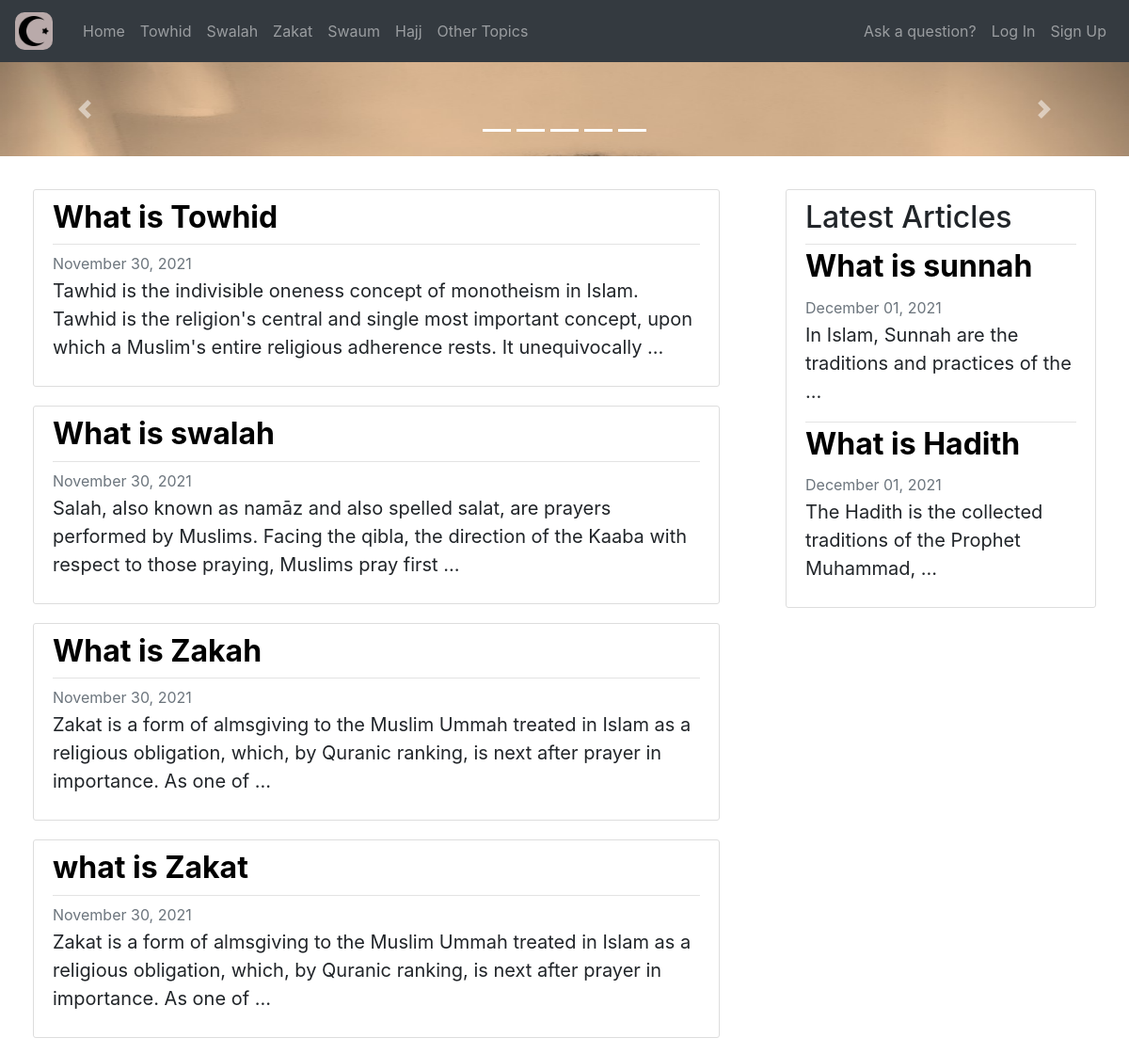
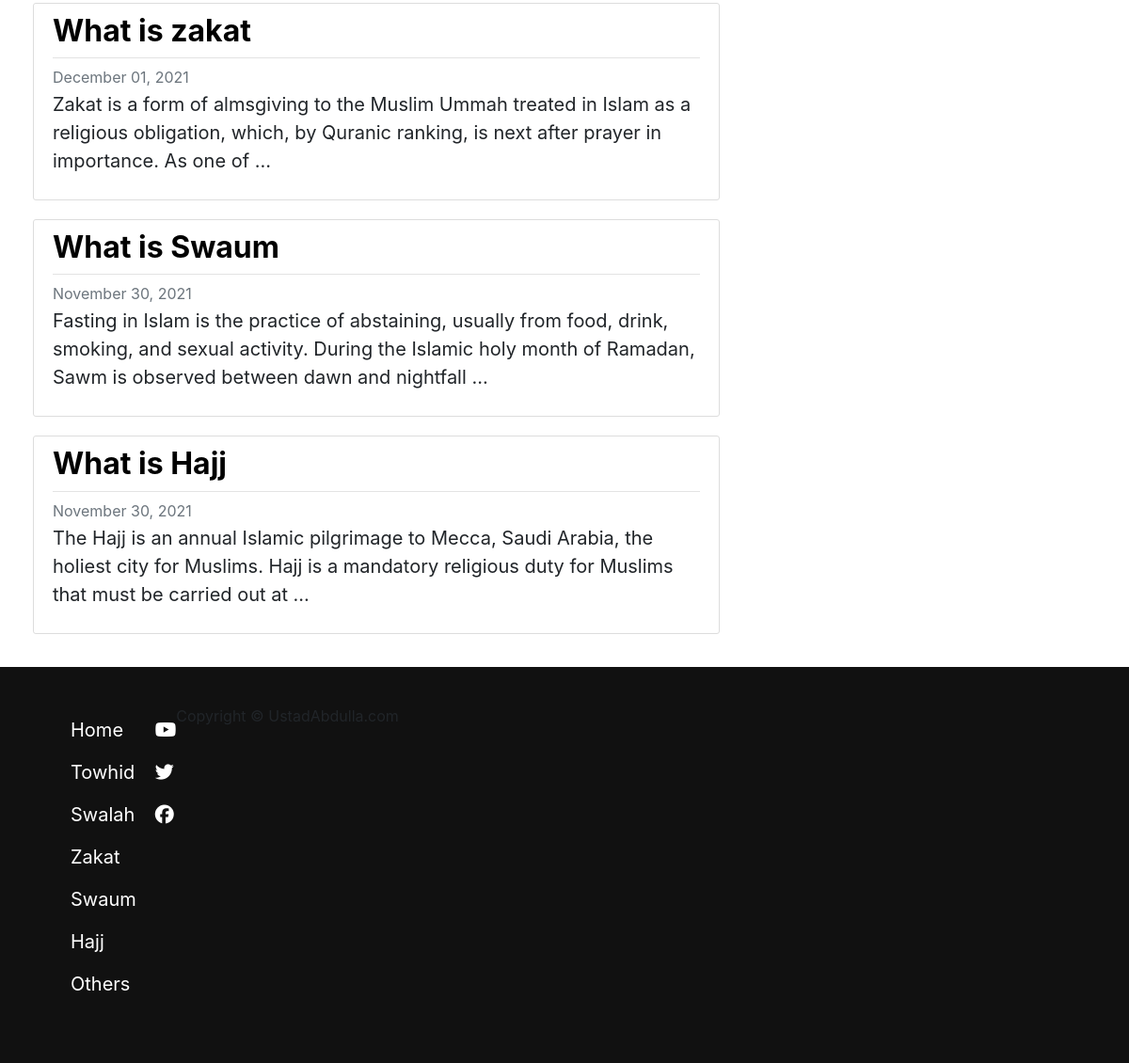
/home/, run on the app's committed database (2 pictures, top to bottom).
### home/models.py (models this page shows, shortened)
class CouresalImage(models.Model):
    image = models.ImageField(blank=True, unique=True)
    title = models.CharField(max_length=100, null=True)
    description = models.TextField(null=True)

class Towhid_Post(models.Model):
    title = models.CharField(max_length=50)
    slug = models.SlugField(null=True)
    content = models.TextField()
    date_posted = models.DateTimeField(default=timezone.now)

class Swalah_Posts(models.Model):
    title = models.CharField(max_length=50)
    slug = models.SlugField(null=True)
    content = models.TextField()
    date_posted = models.DateTimeField(default=timezone.now)

class Zakat_Posts(models.Model):
    title = models.CharField(max_length=50)
    slug = models.SlugField(null=True)
    content = models.TextField()
    date_posted = models.DateTimeField(default=timezone.now)

class Swaum_Posts(models.Model):
    title = models.CharField(max_length=50)
    slug = models.SlugField(null=True)
    content = models.TextField()
    date_posted = models.DateTimeField(default=timezone.now)

class Hajj_Posts(models.Model):
    title = models.CharField(max_length=50)
    slug = models.SlugField(null=True)
    content = models.TextField()
    date_posted = models.DateTimeField(default=timezone.now)

class Article_Post(models.Model):
    title = models.CharField(max_length=50)
    slug = models.SlugField(null=True)
    content = models.TextField()
    date_posted = models.DateTimeField(default=timezone.now)

### home/views.py (the view)
# urls.py: path('', views.home, name='home'),
def home(request):
     articles = Article_Post.objects.all()
     towhid = Towhid_Post.objects.all().order_by('-id')
     swalah = Swalah_Posts.objects.all().order_by('-id')
     zakat = Zakat_Posts.objects.all().order_by('-id')
     swaum = Swaum_Posts.objects.all().order_by('-id')
     hajj = Hajj_Posts.objects.all().order_by('-id')
     paginate_by = 10
     images = CouresalImage.objects.all()
     my_context = {
          'obj': towhid,
          'swalah': swalah,
          'zakat': zakat,
          'swaum': swaum,
          'hajj': hajj,
          'images': images,
          'articles': articles
     }
     ordering = 'date_posted'
     return render(request, 'home/home.html', my_context)

### home/templates/home/home.html (shortened to what this page needs)
{% extends 'base.html' %}
{% load static  %}
{% block css_files %}
<link rel="stylesheet" href="{% static 'home/style.css' %}">
{% endblock %}
        {% block content %}
        <div id="carouselExampleCaptions" class="carousel slide" data-bs-ride="carousel">
            <ul class="carousel-indicators">
                {% for image in images %}
                <li data-target="#carouselExampleCaptions" data-slide-to="{{image.id}}" class="active"></li>
                {% endfor %}
             </ul>
            <div class="carousel-inner carousels">
                {% for image in images reversed %}
                <div class=" carousel-item {% if forloop.counter0 == 0 %}active{% endif %}">
                    <img src="{{image.image.url}}" style="height:650px;" class="testi-overly d-block w-100 img-fluid" alt="sliderImg">
                </div>
                {% endfor %}
                <a class="carousel-control-prev" href="#carouselExampleCaptions" data-slide="prev">
                    <span class="carousel-control-prev-icon"></span>
                </a>
                <a class="carousel-control-next" href="#carouselExampleCaptions" data-slide="next">
                    <span class="carousel-control-next-icon"></span>
                </a>
            </div>
        </div>
        <div class="paragraphs">
            <div class="row">
                <div class="col-sm-12 col-xl-8">
                    <div>
                    {% for object in obj reversed %}
                    <article class="media content-section">
                      <div class="media-body">
                        <div class="article-metadata">
                          <h2><a class="article-title" href="{% url 'towhid-details' object.slug %}">{{ object.title }}</a></h2>
                        </div>
                        <small class="text-muted">{{ object.date_posted | date:"F d, Y" }}</small>
                        <p class="article-content">{{ object.content|truncatewords:30 }}</p>
                      </div>
                    </article>
                    {% endfor %}
                    {% for object in swalah reversed %}
                    <article class="media content-section">
                      <div class="media-body">
                        <div class="article-metadata">
                          <h2><a class="article-title" href="{% url 'swalah-details' object.slug %}">{{ object.title }}</a></h2>
                        </div>
                        <small class="text-muted">{{ object.date_posted | date:"F d, Y" }}</small>
                        <p class="article-content">{{ object.content|truncatewords:30 }}</p>
                      </div>
                    </article>
                    {% endfor %}
                    {% for object in zakat reversed %}
                    <article class="media content-section">
                      <div class="media-body">
                        <div class="article-metadata">
                          <h2><a class="article-title" href="{% url 'zakat-details' object.slug %}">{{ object.title }}</a></h2>
                        </div>
                        <small class="text-muted">{{ object.date_posted | date:"F d, Y" }}</small>
                        <p class="article-content">{{ object.content|truncatewords:30 }}</p>
                      </div>
                    </article>
                    {% endfor %}
                    {% for object in swaum reversed %}
                    <article class="media content-section">
                      <div class="media-body">
                        <div class="article-metadata">
                          <h2><a class="article-title" href="{% url 'swaum-details' object.slug %}">{{ object.title }}</a></h2>
                        </div>
                        <small class="text-muted">{{ object.date_posted | date:"F d, Y" }}</small>
                        <p class="article-content">{{ object.content|truncatewords:30 }}</p>
                      </div>
                    </article>
                    {% endfor %}
                    {% for object in hajj reversed %}
                    <article class="media content-section">
                      <div class="media-body">
                        <div class="article-metadata">
                          <h2><a class="article-title" href="{% url 'hajj-details' object.slug %}">{{ object.title }}</a></h2>
                        </div>
                        <small class="text-muted">{{ object.date_posted | date:"F d, Y" }}</small>
                        <p class="article-content">{{ object.content|truncatewords:30 }}</p>
                      </div>
                    </article>
                    {% endfor %}
                    </div>
                </div>
                <div class="col-sm-12 col-xl-4">
                    <div class="left content-section">
                        <h2>Latest Articles</h2>
                          {% for object in articles reversed %}
                            <article class="media">
                              <div class="media-body">
                                <div class="article-metadata">
                                </div>
                                <h2><a class="article-title" href="{% url 'home-article-detail' object.slug %}">{{ object.title }}</a></h2>
                                <small class="text-muted">{{ object.date_posted | date:"F d, Y" }}</small>
                                <p class="article-content">{{ object.content|truncatewords:10 }}</p>
                              </div>
                            </article>
                          {% endfor %}
                    </div>
                </div>
              </div>
        </div>
        {% endblock %}

### templates/base.html (shortened to what this page needs)
{% load static  %}
<!DOCTYPE html>
<html lang="en">
<head>
    <link rel="stylesheet" href="{% static 'base.css' %}">
    <link rel="stylesheet" href="https://cdnjs.cloudflare.com/ajax/libs/animate.css/4.1.1/animate.min.css" />
    <link rel="stylesheet" href="https://maxcdn.bootstrapcdn.com/bootstrap/4.5.2/css/bootstrap.min.css">
    {% block css_files %} {% endblock %}
</head>
<body>
        <nav class="navbar navbar-expand-md bg-dark navbar-dark ">
            <div class="navbar-brand mr-4">
                <img src="{% static 'home/rasul.png' %}" alt="Rasul" width="40" height="40" style="background-color: rgb(185, 170, 170); border-radius: 10px;">
            </div>
            <div class="collapse navbar-collapse" id="togglenav">
                <ul class="navbar-nav mr-auto">
                    <li class="nav-item"><a class="nav-link" href="{% url 'home' %}">Home</a></li>
                    <li class="nav-item"><a class="nav-link" href="{% url 'towhid' %}">Towhid</a></li>
                    <li class="nav-item"><a class="nav-link" href="{% url 'swalah' %}">Swalah</a></li>
                    <li class="nav-item"><a class="nav-link" href="{% url 'zakat' %}">Zakat</a></li>
                    <li class="nav-item"><a class="nav-link" href="{% url 'swaum' %}">Swaum</a></li>
                    <li class="nav-item"><a class="nav-link" href="{% url 'hajj' %}">Hajj</a></li>
                    <li class="nav-item"><a class="nav-link" href="{% url 'others' %}">Other Topics</a></li>
                </ul>
                <div class="navbar-nav ">
                  <ul class="navbar-nav mr-auto ">
                    {% if user.is_authenticated %}
                    <li class="nav-item "><a class="nav-link" href="{% url 'profile' %}">
                      <img class="rounded-circle account-img-profile" src="{{ user.profile.image.url }}">
                      </a></li>
                    <li class="nav-item pt-2"><a class="nav-link" href="{% url 'question' %}">Ask a question? </a></li>
                    <li class="nav-item pt-2"><a class="nav-link" href="{% url 'answer' %}">Answers</a></li>
                    <li class="nav-item pt-2"><a class="nav-link" href="{% url 'logout' %}">Logout</a></li>
                    {% else %}
                    <li class="nav-item"><a class="nav-link" href="{% url 'question' %}">Ask a question? </a></li>
                    <li class="nav-item"><a class="nav-link" href="{% url 'login' %}">Log In</a></li>
                    <li class="nav-item"><a class="nav-link" href="{% url 'register' %}">Sign Up</a></li>
                    {% endif %}
                  </ul>
                </div>
             </div>
        </nav>
            {% block content %}
            {% endblock content %}
                    <footer>
                      <div class="container">
                        <ul class="flex-row">
                            <li><a href="{% url 'home' %}">Home</a></li>
                            <li><a href="{% url 'towhid' %}" target="_blank">Towhid</a></li>
                            <li><a href="{% url 'swalah' %}" target="blank">Swalah</a></li>
                            <li><a href="{% url 'zakat' %}" target="blank">Zakat</a></li>
                            <li><a href="{% url 'swaum' %}" target="blank">Swaum</a></li>
                            <li><a href="{% url 'hajj' %}" target="blank">Hajj</a></li>
                            <li><a href="{% url 'others' %}" target="blank">Others</a></li>
                        </ul>
                        <ul class="flex-row">
                          <li>
                            <a href="https://youtube.com/channel/UCBMucRtuyeOCjjR46DZFXJw" target="blank"><i class="fab fa-youtube"></i></a>
                          </li>
                          <li>
                            <a href="https://twitter.com/UstadAbdullas?t=SRWVYXvcSm1lnp_XqJIQ_A&s=08" target="blank"><i class="fab fa-twitter"></i></a>
                          </li>
                          <li>
                            <a href="https://www.facebook.com/Ustadh-Abdulla-Haj-881385225261106/" target="blank"><i class="fab fa-facebook"></i></a>
                          </li>
                        </ul>
                        <p>Copyright &copy; UstadAbdulla.com</p>
                      </div>
                    </footer>
</body>
</html>

### static/base.css (style rules this page uses)
* { margin: 0; padding: 0; }
body { font-family: 'PT Sans', sans-serif, 'Roboto'; }
.content-section { padding: 10px 20px; border: 1px solid #dddddd; border-radius: 3px; margin: 20px; }
.article-title { color: black; font-weight: bold; }
.article-content { white-space: pre-line; }
.article-metadata { padding-bottom: 1px; margin-bottom: 4px; border-bottom: 1px solid #e3e3e3; }
.content-section { background: #ffffff; padding: 10px 20px; border: 1px solid #dddddd; border-radius: 3px; margin-bottom: 20px; }
.paragraphs { font-size: 20px; padding: 15px; }
footer { width: 100%; padding: 40px; background-color: #111; overflow: hidden; }
footer ul { width: fit-content; float: left; padding-left: 20px; }
footer ul li { display: block; list-style: none; margin: 10px 0; }
footer ul li a { font-size: 20px; color: #fff; line-height: 35px; text-decoration: none; }
@media only screen and (min-width : 1000px) { footer { width: 100%; } }

### home/static/home/styles/style.css (style rules this page uses)
.carousels { height: 100px; }

### data on the page
CouresalImage: image (picture)
Towhid_Post: title "What is Towhid", date_posted "November 30, 2021", content "Tawhid is the indivisible oneness concept of monotheism in Islam. Tawhid is the religion's central and single most important concept, upon which a Muslim's entire religious adherence rests. It unequivocally …"
Swalah_Posts: title "What is swalah", date_posted "November 30, 2021", content "Salah, also known as namāz and also spelled salat, are prayers performed by Muslims. Facing the qibla, the direction of the Kaaba with respect to those praying, Muslims pray first …"
Zakat_Posts: title "What is Zakah", date_posted "November 30, 2021", content "Zakat is a form of almsgiving to the Muslim Ummah treated in Islam as a religious obligation, which, by Quranic ranking, is next after prayer in importance. As one of …"
Zakat_Posts: title "what is Zakat", date_posted "November 30, 2021", content "Zakat is a form of almsgiving to the Muslim Ummah treated in Islam as a religious obligation, which, by Quranic ranking, is next after prayer in importance. As one of …"
Zakat_Posts: title "What is zakat", date_posted "December 01, 2021", content "Zakat is a form of almsgiving to the Muslim Ummah treated in Islam as a religious obligation, which, by Quranic ranking, is next after prayer in importance. As one of …"
Swaum_Posts: title "What is Swaum", date_posted "November 30, 2021", content "Fasting in Islam is the practice of abstaining, usually from food, drink, smoking, and sexual activity. During the Islamic holy month of Ramadan, Sawm is observed between dawn and nightfall …"
Hajj_Posts: title "What is Hajj", date_posted "November 30, 2021", content "The Hajj is an annual Islamic pilgrimage to Mecca, Saudi Arabia, the holiest city for Muslims. Hajj is a mandatory religious duty for Muslims that must be carried out at …"
Article_Post: title "What is sunnah", date_posted "December 01, 2021", content "In Islam, Sunnah are the traditions and practices of the …"
Article_Post: title "What is Hadith", date_posted "December 01, 2021", content "The Hadith is the collected traditions of the Prophet Muhammad, …"
